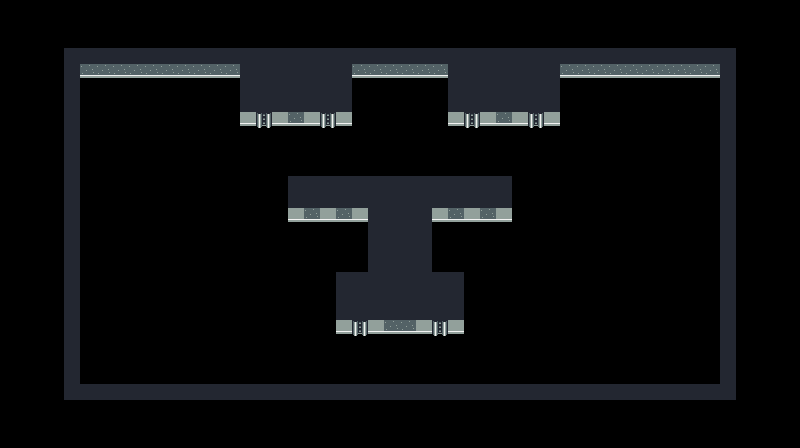

Below is a game level as drawn by its tile map, then a one-line description and the .tmx file that defines it, in full:
An orthogonal 50x28 tile map with 16x16 px tiles, 1 tile layer (blocks) and 1 object (0).

<map version="1.10" tiledversion="1.10.2" orientation="orthogonal" renderorder="right-down" width="50" height="28" tilewidth="16" tileheight="16" infinite="0" nextlayerid="3" nextobjectid="3">
 <editorsettings>
  <export target="0.csv" format="csv" />
 </editorsettings>
 <tileset firstgid="1" source="../../assets/tilesets/tileset_0.tsx" />
 <layer id="1" name="blocks" width="50" height="28">
  <data encoding="csv">
0,0,0,0,0,0,0,0,0,0,0,0,0,0,0,0,0,0,0,0,0,0,0,0,0,0,0,0,0,0,0,0,0,0,0,0,0,0,0,0,0,0,0,0,0,0,0,0,0,0,
0,0,0,0,0,0,0,0,0,0,0,0,0,0,0,0,0,0,0,0,0,0,0,0,0,0,0,0,0,0,0,0,0,0,0,0,0,0,0,0,0,0,0,0,0,0,0,0,0,0,
0,0,0,0,0,0,0,0,0,0,0,0,0,0,0,0,0,0,0,0,0,0,0,0,0,0,0,0,0,0,0,0,0,0,0,0,0,0,0,0,0,0,0,0,0,0,0,0,0,0,
0,0,0,0,1,1,1,1,1,1,1,1,1,1,1,1,1,1,1,1,1,1,1,1,1,1,1,1,1,1,1,1,1,1,1,1,1,1,1,1,1,1,1,1,1,1,0,0,0,0,
0,0,0,0,1,4,4,4,4,4,4,4,4,4,4,1,1,1,1,1,1,1,4,4,4,4,4,4,1,1,1,1,1,1,1,4,4,4,4,4,4,4,4,4,4,1,0,0,0,0,
0,0,0,0,1,0,0,0,0,0,0,0,0,0,0,1,1,1,1,1,1,1,0,0,0,0,0,0,1,1,1,1,1,1,1,0,0,0,0,0,0,0,0,0,0,1,0,0,0,0,
0,0,0,0,1,0,0,0,0,0,0,0,0,0,0,1,1,1,1,1,1,1,0,0,0,0,0,0,1,1,1,1,1,1,1,0,0,0,0,0,0,0,0,0,0,1,0,0,0,0,
0,0,0,0,1,0,0,0,0,0,0,0,0,0,0,2,3,2,4,2,3,2,0,0,0,0,0,0,2,3,2,4,2,3,2,0,0,0,0,0,0,0,0,0,0,1,0,0,0,0,
0,0,0,0,1,0,0,0,0,0,0,0,0,0,0,0,0,0,0,0,0,0,0,0,0,0,0,0,0,0,0,0,0,0,0,0,0,0,0,0,0,0,0,0,0,1,0,0,0,0,
0,0,0,0,1,0,0,0,0,0,0,0,0,0,0,0,0,0,0,0,0,0,0,0,0,0,0,0,0,0,0,0,0,0,0,0,0,0,0,0,0,0,0,0,0,1,0,0,0,0,
0,0,0,0,1,0,0,0,0,0,0,0,0,0,0,0,0,0,0,0,0,0,0,0,0,0,0,0,0,0,0,0,0,0,0,0,0,0,0,0,0,0,0,0,0,1,0,0,0,0,
0,0,0,0,1,0,0,0,0,0,0,0,0,0,0,0,0,0,1,1,1,1,1,1,1,1,1,1,1,1,1,1,0,0,0,0,0,0,0,0,0,0,0,0,0,1,0,0,0,0,
0,0,0,0,1,0,0,0,0,0,0,0,0,0,0,0,0,0,1,1,1,1,1,1,1,1,1,1,1,1,1,1,0,0,0,0,0,0,0,0,0,0,0,0,0,1,0,0,0,0,
0,0,0,0,1,0,0,0,0,0,0,0,0,0,0,0,0,0,2,4,2,4,2,1,1,1,1,2,4,2,4,2,0,0,0,0,0,0,0,0,0,0,0,0,0,1,0,0,0,0,
0,0,0,0,1,0,0,0,0,0,0,0,0,0,0,0,0,0,0,0,0,0,0,1,1,1,1,0,0,0,0,0,0,0,0,0,0,0,0,0,0,0,0,0,0,1,0,0,0,0,
0,0,0,0,1,0,0,0,0,0,0,0,0,0,0,0,0,0,0,0,0,0,0,1,1,1,1,0,0,0,0,0,0,0,0,0,0,0,0,0,0,0,0,0,0,1,0,0,0,0,
0,0,0,0,1,0,0,0,0,0,0,0,0,0,0,0,0,0,0,0,0,0,0,1,1,1,1,0,0,0,0,0,0,0,0,0,0,0,0,0,0,0,0,0,0,1,0,0,0,0,
0,0,0,0,1,0,0,0,0,0,0,0,0,0,0,0,0,0,0,0,0,1,1,1,1,1,1,1,1,0,0,0,0,0,0,0,0,0,0,0,0,0,0,0,0,1,0,0,0,0,
0,0,0,0,1,0,0,0,0,0,0,0,0,0,0,0,0,0,0,0,0,1,1,1,1,1,1,1,1,0,0,0,0,0,0,0,0,0,0,0,0,0,0,0,0,1,0,0,0,0,
0,0,0,0,1,0,0,0,0,0,0,0,0,0,0,0,0,0,0,0,0,1,1,1,1,1,1,1,1,0,0,0,0,0,0,0,0,0,0,0,0,0,0,0,0,1,0,0,0,0,
0,0,0,0,1,0,0,0,0,0,0,0,0,0,0,0,0,0,0,0,0,2,3,2,4,4,2,3,2,0,0,0,0,0,0,0,0,0,0,0,0,0,0,0,0,1,0,0,0,0,
0,0,0,0,1,0,0,0,0,0,0,0,0,0,0,0,0,0,0,0,0,0,0,0,0,0,0,0,0,0,0,0,0,0,0,0,0,0,0,0,0,0,0,0,0,1,0,0,0,0,
0,0,0,0,1,0,0,0,0,0,0,0,0,0,0,0,0,0,0,0,0,0,0,0,0,0,0,0,0,0,0,0,0,0,0,0,0,0,0,0,0,0,0,0,0,1,0,0,0,0,
0,0,0,0,1,0,0,0,0,0,0,0,0,0,0,0,0,0,0,0,0,0,0,0,0,0,0,0,0,0,0,0,0,0,0,0,0,0,0,0,0,0,0,0,0,1,0,0,0,0,
0,0,0,0,1,1,1,1,1,1,1,1,1,1,1,1,1,1,1,1,1,1,1,1,1,1,1,1,1,1,1,1,1,1,1,1,1,1,1,1,1,1,1,1,1,1,0,0,0,0,
0,0,0,0,0,0,0,0,0,0,0,0,0,0,0,0,0,0,0,0,0,0,0,0,0,0,0,0,0,0,0,0,0,0,0,0,0,0,0,0,0,0,0,0,0,0,0,0,0,0,
0,0,0,0,0,0,0,0,0,0,0,0,0,0,0,0,0,0,0,0,0,0,0,0,0,0,0,0,0,0,0,0,0,0,0,0,0,0,0,0,0,0,0,0,0,0,0,0,0,0,
0,0,0,0,0,0,0,0,0,0,0,0,0,0,0,0,0,0,0,0,0,0,0,0,0,0,0,0,0,0,0,0,0,0,0,0,0,0,0,0,0,0,0,0,0,0,0,0,0,0
</data>
 </layer>
 <objectgroup id="2" name="entries">
  <object id="1" name="0" x="384" y="128">
   <point />
  </object>
 </objectgroup>
</map>